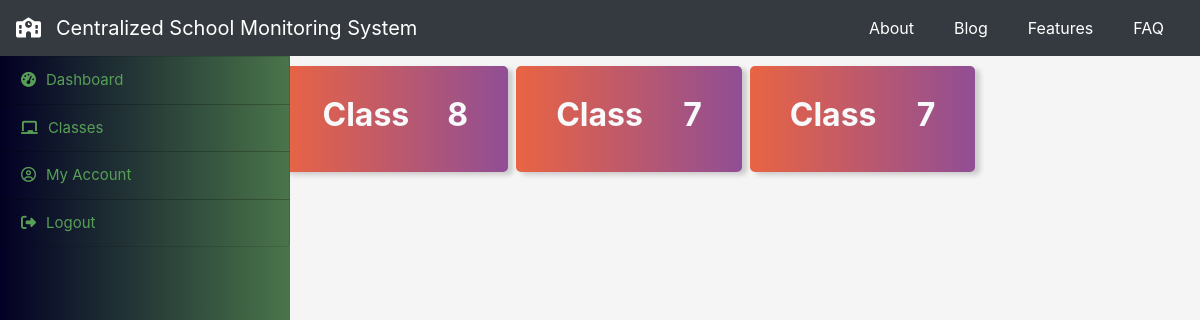
The app's page /teacher/classes (signed in) with its own data.
### headmaster/models.py (models this page shows, shortened)
class assign_teacher(models.Model):
    select_class = [
        ('6', '6'),
        ('7', '7'),
        ('8', '8'),
        ('9', '9'),
        ('10', '10')
    ]
    classes = models.CharField(
        max_length=20, blank=False, choices=select_class)
    t_empid = models.ForeignKey(teacher_account, on_delete=models.CASCADE)
    sch_eiin = models.CharField(max_length=100, blank=False, default=None)
    def returnClassno(self):
        return f"./enterClass/{self.classes}"

### teacher/views.py (the view)
# urls.py: path('classes', views.classes, name="classes"),
def classes(request):
    if request.session.has_key('teacher_eid'):
        getclass = assign_teacher.objects.filter(
            t_empid=request.session.get('teacher_eid'))
        return render(request, 'teacher/classes.html', {'clas': getclass})
    else:
        return redirect('userlogin')

### teacher/templates/teacher/classes.html (shortened to what this page needs)
{% extends 'teacher/t_base.html' %}
{% block content %}
<div class="row">
    {% for clas in clas %}
    <div class="t_class bg-primary col-3 mr-2 mb-2">
        <a href="{{ clas.returnClassno }}" style="text-decoration:none;">
            <h2 class="text-light font-weight-bold"><span style=" " class="">Class</span><span class="float-right">
                    {{clas.classes}}</span></h2>
        </a>
    </div>
    {% endfor %}
</div>
{% endblock content %}

### static/styles/app.css (style rules this page uses)
body { background-color: whitesmoke; @import url("https://fonts.googleapis.com/css?family=Raleway&display=swap"); @import url("https://fonts.googleapis.com/css?family=Roboto&display=swap"); }
.t_class { border-radius: 5px; box-shadow: 5px 3px 5px#cccaca; background: linear-gradient(to right, #e96443, #904e95); padding: 30px 40px; }

### records on screen
assign_teacher: classes "8"
assign_teacher: classes "7"
assign_teacher: classes "7"
